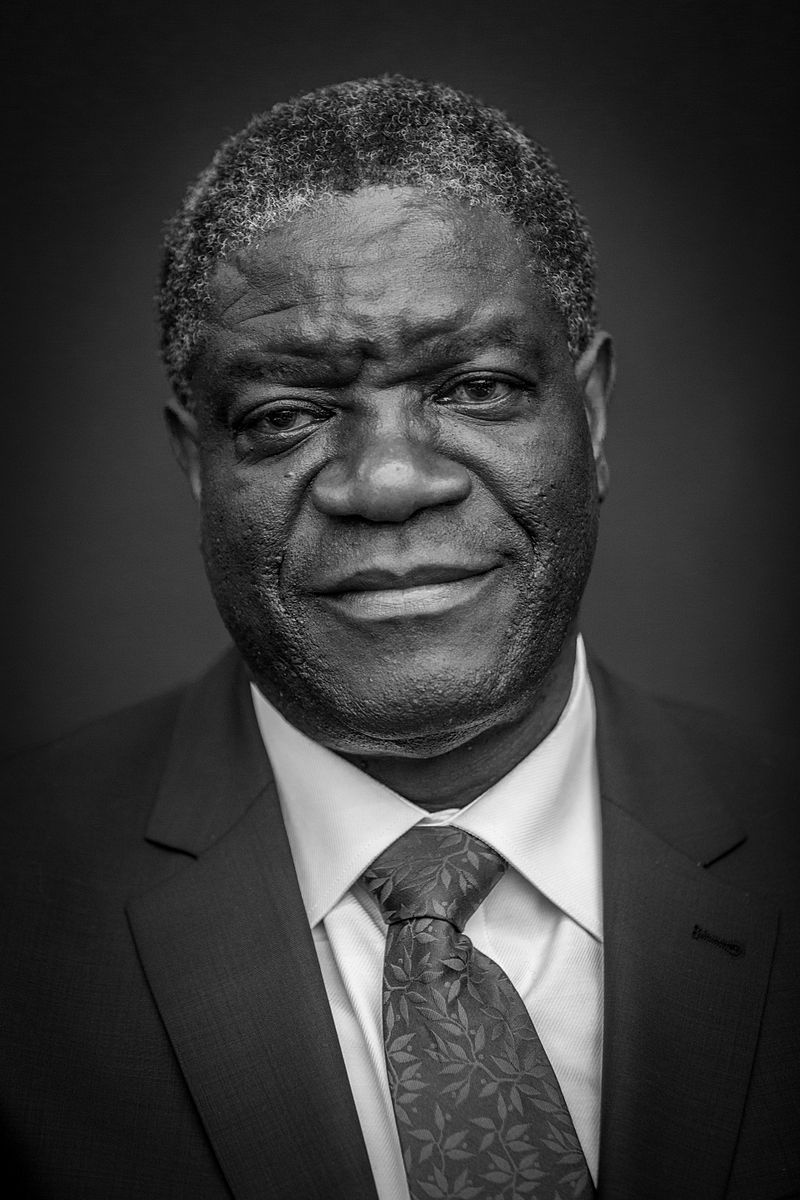
#> input picture DATA/Denis_Mukwege.jpg, 800 x 1200 px, given in place of the camera
$ jupyter execute lecture3.ipynb
#> lines starting #> are read from the running program, lines starting #| are printed output that depends on the picture
[cell 1]
import numpy as np
import cv2

[cell 2]
cap = cv2.VideoCapture(0)

ret,frame = cap.read()
#> frame is the input picture: shape (1200, 800, 3); min 0, max 255, mean 58.8

face_cascade = cv2.CascadeClassifier(r'../DATA/haarcascades/haarcascade_frontalface_default.xml')
face_rects = face_cascade.detectMultiScale(frame)
#> face_rects = [[131, 187, 515, 515]]

(face_x,face_y,w,h) = tuple(face_rects[0])
#> face_x = 131; face_y = 187; w = 515; h = 515
track_window = (face_x,face_y,w,h)
#> track_window = (131, 187, 515, 515)

roi = frame[face_y:face_y+h,face_x:face_x+w]
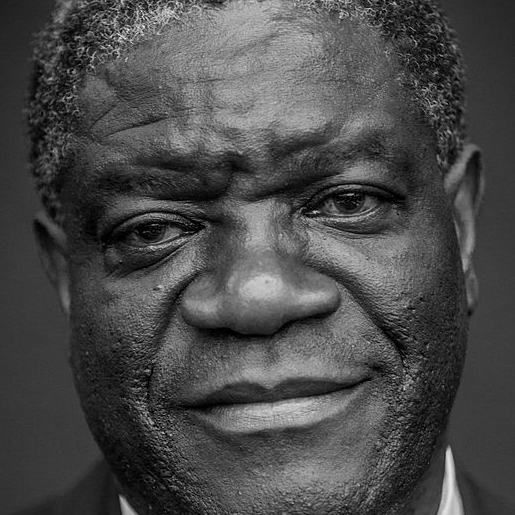
#> roi: shape (515, 515, 3); min 0, max 255, mean 74.1

hsv_roi = cv2.cvtColor(roi,cv2.COLOR_BGR2HSV)
#> hsv_roi: shape (515, 515, 3); mean H, S, V 0, 0, 74.1

roi_hist = cv2.calcHist([hsv_roi],[0],None,[180],[0,180])
#> roi_hist = 180 values, max 265225 at index 0, min 0 at index 1, mean 1473.5

cv2.normalize(roi_hist,roi_hist,0,255,cv2.NORM_MINMAX)

term_crit = (cv2.TERM_CRITERIA_EPS | cv2.TERM_CRITERIA_COUNT,10,1)

while True:
    ret,frame = cap.read()

    if ret == True:
        hsv = cv2.cvtColor(frame,cv2.COLOR_BGR2HSV)
#> hsv: shape (1200, 800, 3); mean H, S, V 0, 0, 58.8

        dst = cv2.calcBackProject([hsv],[0],roi_hist,[0,180],1)
#> dst: shape (1200, 800); every value is 255

        # We don't need that,because if we get away from camera,camera size doesn't change.
        '''
        ret,track_window = cv2.meanShift(dst,track_window,term_crit)

        x,y,w,h = track_window
        img2 = cv2.rectangle(frame,(x,y),(x+w,y+h),(0,0,255),5)
        '''

        # Instead of that, we should do this
        #####################################
        ret,track_window = cv2.CamShift(dst,track_window,term_crit)
#> ret = ((388, 444), (617.8, 617.8), 90); track_window = (78, 134, 620, 620)
        pts = cv2.boxPoints(ret)
#> pts = [[79.12, 135.1], [696.9, 135.1], [696.9, 752.9], [79.12, 752.9]]
        pts = np.int0(pts)
#> pts = [[79, 135], [696, 135], [696, 752], [79, 752]]
        img2 = cv2.polylines(frame,[pts],True,(0,0,255),5)
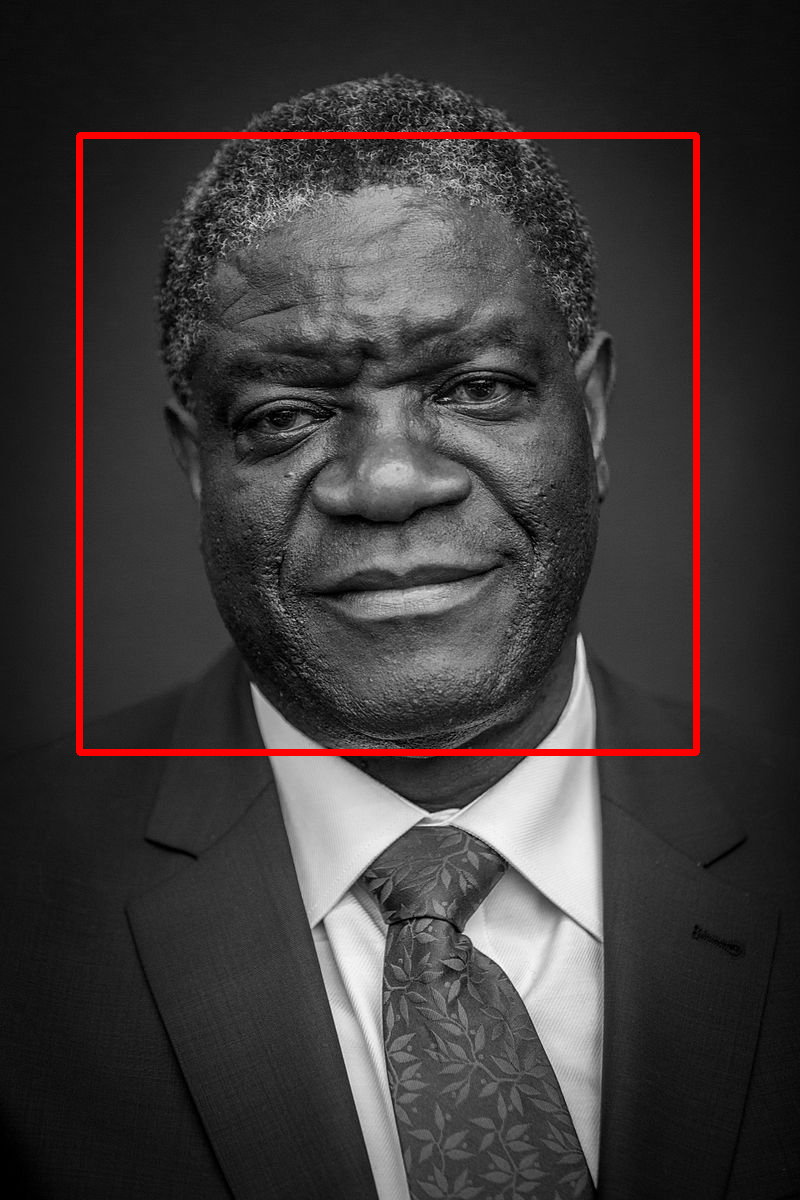
#> img2: shape (1200, 800, 3); mean B, G, R 57.9, 57.9, 62.5
        #####################################
        cv2.imshow('img',img2)

        k = cv2.waitKey(1) & 0xFF
#> (key Esc is pressed here)
        if k == 27:
            break
    else:
        break

cv2.destroyAllWindows()
cap.release()

$ run again, on DATA/Nadia_Murad.jpg
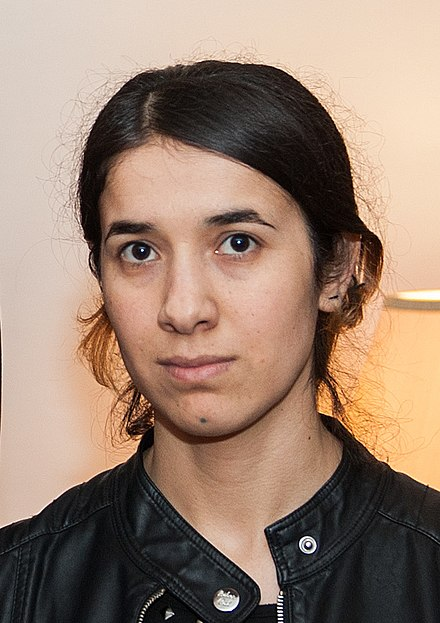
#> input picture DATA/Nadia_Murad.jpg, 440 x 623 px, given in place of the camera
#> frame is the input picture: shape (623, 440, 3); mean B, G, R 112.7, 129.2, 153.8
#> face_rects = [[55, 141, 276, 276]]
#> face_x = 55; face_y = 141; w = 276
#> `track_window = (face_x,face_y,w,h)`: track_window = (55, 141, 276, 276)
#> hsv_roi: shape (276, 276, 3); mean H, S, V 12.1, 97.1, 163.7
#> roi_hist = 180 values, max 19887 at index 11, min 0 at index 28, mean 423.2
#> hsv: shape (623, 440, 3); mean H, S, V 29, 73.3, 154.7
#> `dst = cv2.calcBackProject([hsv],[0],roi_hist,[0,180],1)`:
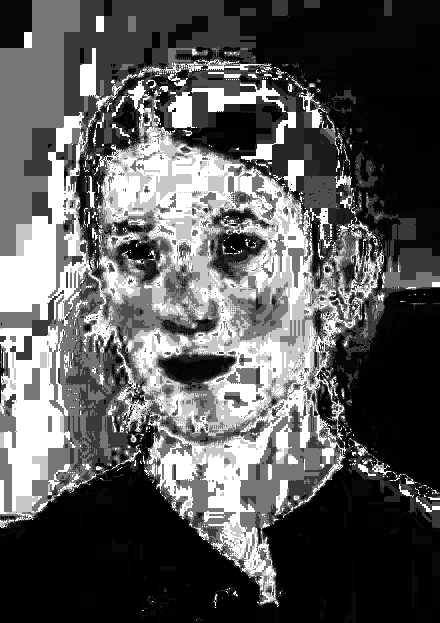
#> dst: shape (623, 440); min 0, max 255, mean 89.4
#> `ret,track_window = cv2.CamShift(dst,track_window,term_crit)`: ret = ((194.5, 280), (314.9, 346.3), 135.8); track_window = (73, 155, 243, 250)
#> `pts = cv2.boxPoints(ret)`: pts = [[186.6, 46.09], [428.1, 294.3], [202.4, 513.9], [-39.1, 265.7]]
#> `pts = np.int0(pts)`: pts = [[186, 46], [428, 294], [202, 513], [-39, 265]]
#> `img2 = cv2.polylines(frame,[pts],True,(0,0,255),5)`:
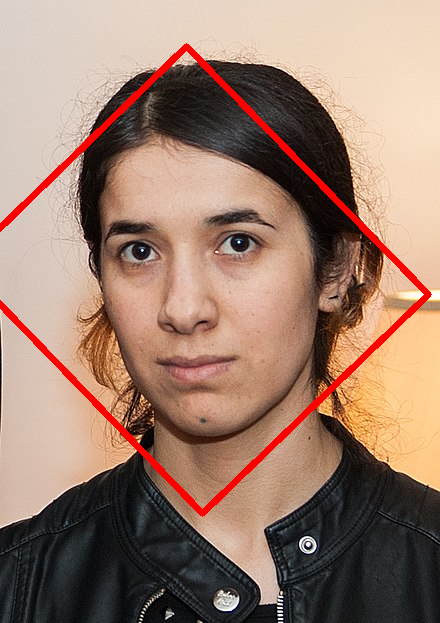
#> img2: shape (623, 440, 3); mean B, G, R 109.6, 125.6, 156.7
